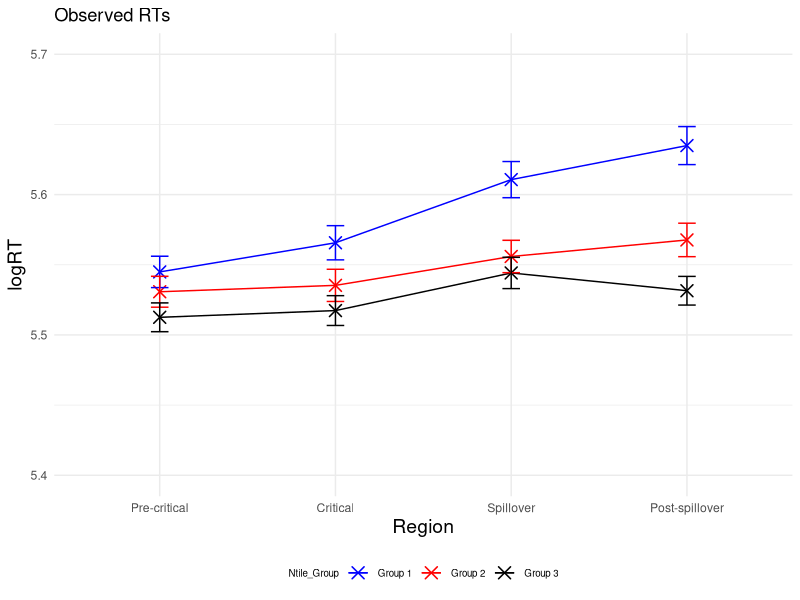
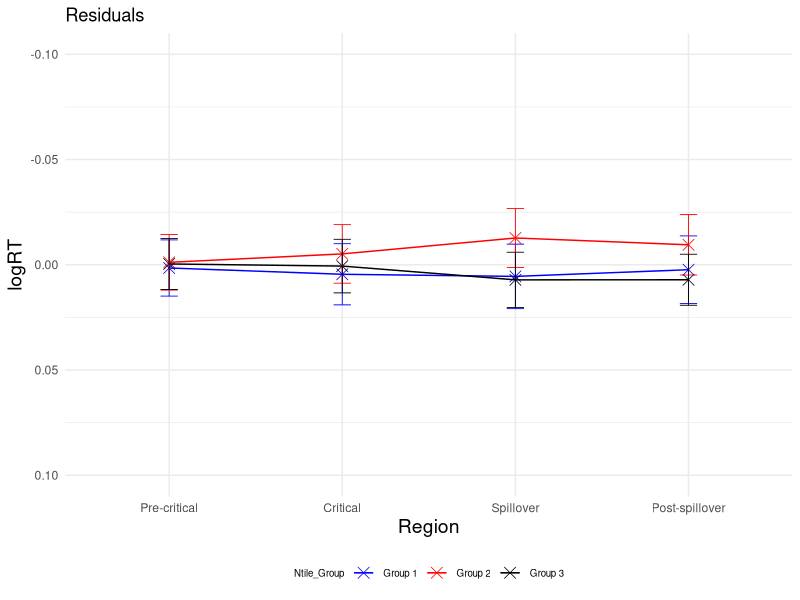
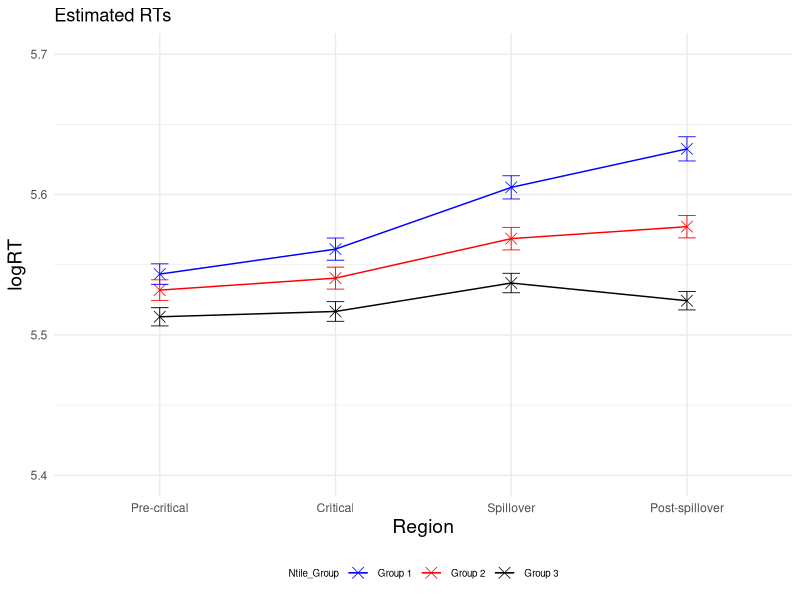
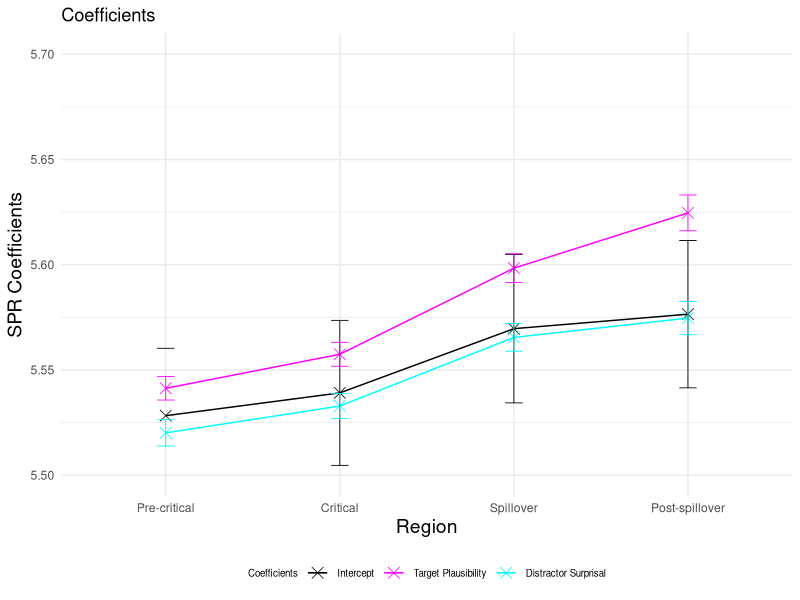
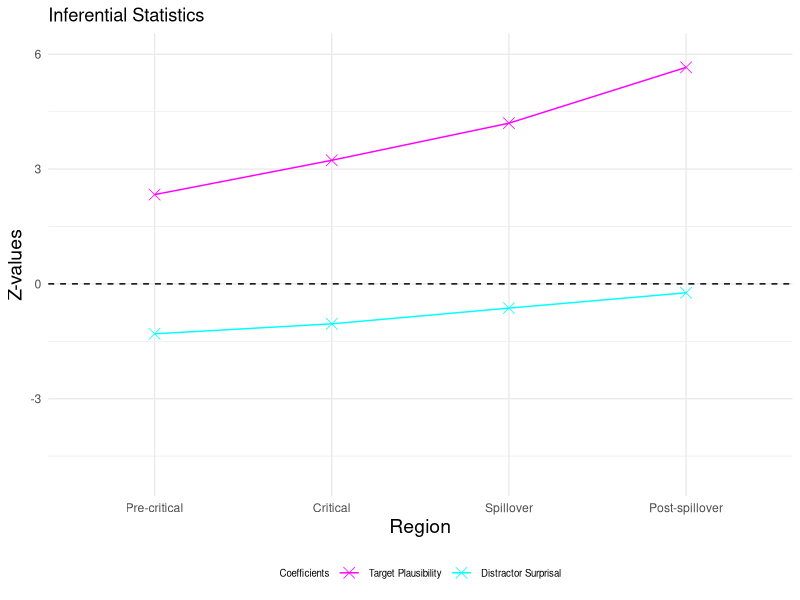
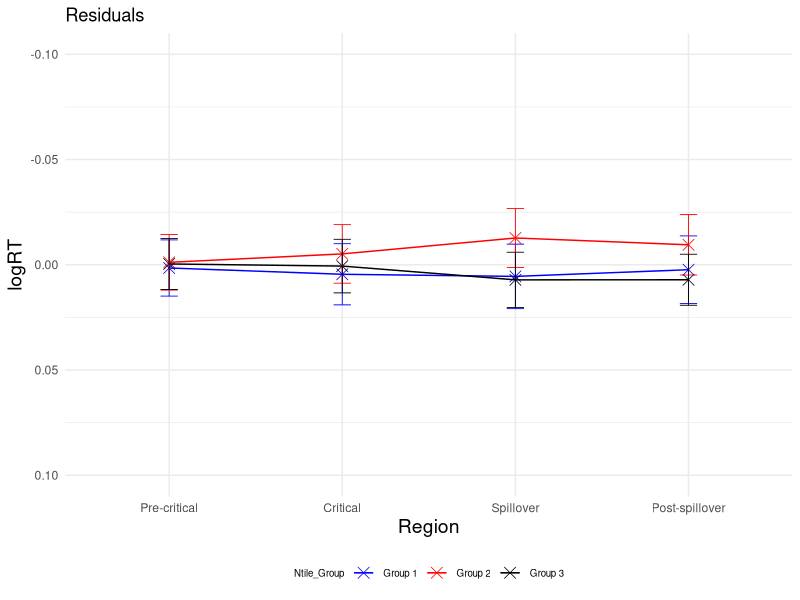
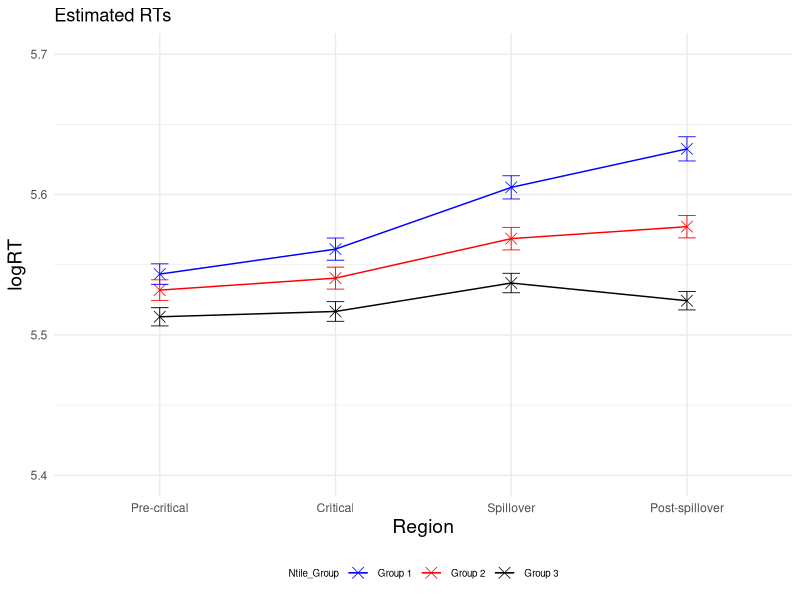
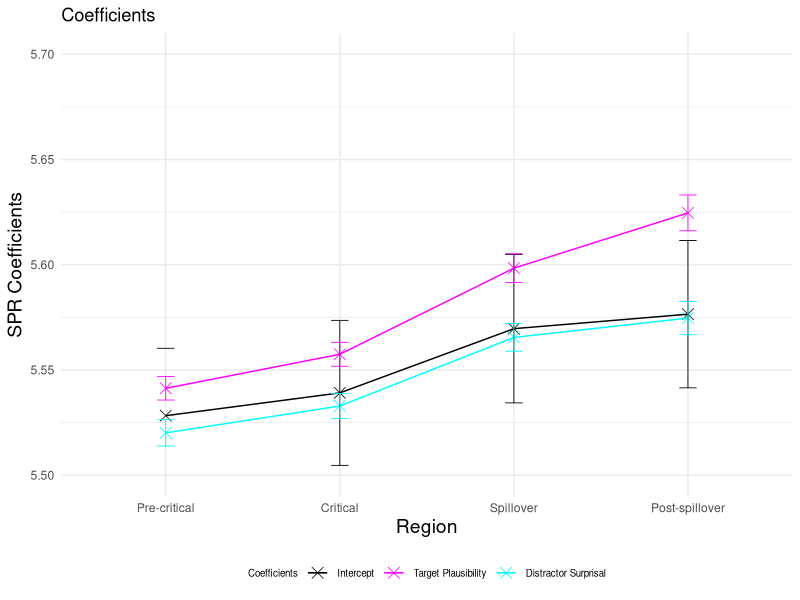

Reproduce these figures in R, in order.
### LMER ###
# load lme4 package
library(lme4)
library(lmerTest)
library(dplyr)
library(ggplot2)

setwd("~/Downloads/Master_Thesis/3_SPR_Study_2/ntile/")
GP6 <- read.csv("GP6SPR_processed.csv")

residuals <- data.frame(
  Region = character(0),
  Condition = character(0),
  Residual = numeric(0),
  SE_Residual = numeric(0)
)

logRT_estimated <- data.frame(
  Region = character(0),
  Condition = character(0),
  Estimated_logRT = numeric(0),
  SE_Estimated = numeric(0)
)

p_values <- data.frame(
  Region = character(0),
  p_value_plausibility_target = numeric(0),
  p_value_surprisal_distractor = numeric(0)
)

SPR_coefficients <- data.frame(
  Region = character(0),
  Estimate = character(0),
  Estimate_value = numeric(0),
  Estimate_error = numeric(0),
  Z_value = numeric(0)
)

regions <- c("Pre-critical", "Critical", "Spillover", "Post-spillover") 
conditions <- c("A", "B", "C")
ntile_groups <- c(1, 2, 3)

GP6$Ntile_Group <- ntile(GP6$Plaus_target_avg, 3)
#df<- GP6[, c("Condition", "Plaus_target_avg", "Ntile_Group")]

GP6$logRT <- log(GP6$ReadingTime)

averages <- GP6 %>%
  group_by(Region, Ntile_Group) %>%
  summarise(
    MeanReadingTime = mean(logRT, na.rm = TRUE), 
    SE = sd(logRT, na.rm = TRUE) / sqrt(n()))

averages <- averages %>% 
  filter(Region != "Pre-critical_2")
print(averages)

# Create a line plot with average log-transformed reading times
p <- ggplot(averages, aes(x = factor(Region, levels = c("Pre-critical", "Critical", "Spillover", "Post-spillover")), 
                          y = MeanReadingTime, color = as.factor(Ntile_Group), group = Ntile_Group)) + geom_point(shape = 4, size = 3.5, stroke = 0.8) + geom_line(linewidth=0.5) + ylim (5.4, 5.7)
p <- p + theme_minimal() + geom_errorbar(aes(ymin= MeanReadingTime-SE, ymax=MeanReadingTime+SE), width=.1, size=0.5) 
p <- p + scale_color_manual(name="Ntile_Group", labels=c("Group 1", "Group 2", "Group 3"), values=c("#0000FF", "#FF0000", "#000000"))
p <- p + theme(legend.position="bottom", legend.text=element_text(size=7), legend.title=element_text(size=7), axis.title.x = element_text(size = 14), axis.title.y = element_text(size = 14)) 
p <- p + labs(x="Region", y="logRT", title = "Observed RTs") 
p 

for (region in regions) 
{
  # Precritical region
  region_subset <- subset(GP6, Region == region)
  
  # standardise predictors
  region_subset$scaled_Plaus_per_region <- scale(region_subset$Plaus_target_avg)
  region_subset$scaled_Surprisaldist_per_region <- scale(region_subset$Surprisal_distractor)
  # invert predictor plausibility
  region_subset$inverted_scaled_Plaus_per_region <- (region_subset$scaled_Plaus_per_region) * (-1)
  #log transform reading times
  region_subset$logRT_per_region <- log(region_subset$ReadingTime)
  
  
  # define and run the linear mixed-effects regression model for the precritical region 
  model_per_region <- lmerTest::lmer(logRT_per_region ~ inverted_scaled_Plaus_per_region + scaled_Surprisaldist_per_region + 
                                       (1 + inverted_scaled_Plaus_per_region + scaled_Surprisaldist_per_region | Subject) + 
                                       (1 + inverted_scaled_Plaus_per_region + scaled_Surprisaldist_per_region | Item), data = region_subset)
  
  # print the summary of the model
  summary_per_region <- summary(model_per_region)
  print(summary_per_region)
  
  # calculate p-values
  p_values_per_region <- summary_per_region$coefficients[, "Pr(>|t|)"]
  new_row_p_value <- data.frame(Region = region, 
                                p_value_plausibility_target = p_values_per_region[2], 
                                p_value_surprisal_distractor = p_values_per_region[3])
  p_values <- rbind(p_values, new_row_p_value)
  
  # extract intercept and coefficients added to intercept
  coefficients_per_region <- summary_per_region$coefficients
  intercept <- coefficients_per_region["(Intercept)", 1]
  plaus_target_coeff <- coefficients_per_region["(Intercept)", 1] + coefficients_per_region["inverted_scaled_Plaus_per_region", 1]
  surprisal_distractor_coeff <- coefficients_per_region["(Intercept)", 1] + coefficients_per_region["scaled_Surprisaldist_per_region", 1]
  
  # add error bars for coefficients and intercept
  new_row_coefficient <- data.frame(Region = region, 
                                    Estimate = "Intercept", 
                                    Estimate_value = intercept, 
                                    Estimate_error = coefficients_per_region["(Intercept)", 2],
                                    Z_value = 0)
  SPR_coefficients <- rbind(SPR_coefficients, new_row_coefficient)
  
  new_row_coefficient <- data.frame(Region = region,
                                    Estimate = "Plausability",
                                    Estimate_value = plaus_target_coeff,
                                    Estimate_error = coefficients_per_region["inverted_scaled_Plaus_per_region", 2],
                                    Z_value = coefficients_per_region["inverted_scaled_Plaus_per_region", 1] / coefficients_per_region["inverted_scaled_Plaus_per_region", 2])
  SPR_coefficients <- rbind(SPR_coefficients, new_row_coefficient)
  
  new_row_coefficient <- data.frame(Region = region,
                                    Estimate = "Surprisal", 
                                    Estimate_value = surprisal_distractor_coeff, 
                                    Estimate_error = coefficients_per_region["scaled_Surprisaldist_per_region", 2],
                                    Z_value = coefficients_per_region["scaled_Surprisaldist_per_region", 1] / coefficients_per_region["scaled_Surprisaldist_per_region", 2])
  SPR_coefficients <- rbind(SPR_coefficients, new_row_coefficient)
  
  for (ntile_group in ntile_groups)
  {
    #####predict condition A, precritical#####
    region_per_condition <- subset(region_subset, Ntile_Group == ntile_group)
    region_per_condition$region_per_condition_Predicted <- predict(model_per_region, newdata = region_per_condition,  type = "response")
    
    # calculate residuals
    Residual_region_per_condition <- mean(region_per_condition$logRT_per_region) - mean(region_per_condition$region_per_condition_Predicted, na.rm = TRUE)
    
    # observed RT for condition A precritical
    region_per_condition_logRT_observed <- mean(region_per_condition$logRT_per_region)
    
    # estimated RT for condition A precritical
    region_per_condition_logRT_estimated <- mean(region_per_condition$region_per_condition_Predicted, na.rm = TRUE)
    
    # calculate standard error for residuals
    SE_residuals_region_per_condition <- sqrt(sd(region_per_condition$logRT, na.rm = TRUE)^2/length(region_per_condition$logRT) + sd(region_per_condition$region_per_condition_Predicted, na.rm = TRUE)^2/length(region_per_condition$region_per_condition_Predicted))
    
    new_row_residuals <- data.frame(Region = region, Ntile_Group = ntile_group, Residual = Residual_region_per_condition, SE_Residual = SE_residuals_region_per_condition)
    residuals <- rbind(residuals, new_row_residuals)
    
    # calculate standard error for logRT estimated
    SE_estimated_region_per_condition <- sd(region_per_condition$region_per_condition_Predicted, na.rm = TRUE) / sqrt(length(region_per_condition$region_per_condition_Predicted)) 
    
    new_row_logRT_estimated <- data.frame(Region = region, Ntile_Group = ntile_group, Estimated_logRT = region_per_condition_logRT_estimated, SE_Estimated = SE_estimated_region_per_condition)
    logRT_estimated <- rbind(logRT_estimated, new_row_logRT_estimated)
  }
}


# plot residuals
# Create a line plot 
p <- ggplot(residuals, aes(x = factor(Region, levels = c("Pre-critical", "Critical", "Spillover", "Post-spillover")), 
                           y = Residual, color = as.factor(Ntile_Group), group = Ntile_Group)) + geom_point(shape = 4, size = 3.5, stroke = 0.4) + geom_line(linewidth=0.5) + ylim (0.10, -0.10)
p <- p + theme_minimal() + geom_errorbar(aes(ymin=Residual-SE_Residual, ymax=Residual+SE_Residual), width=.1, size=0.3) 
p <- p + scale_color_manual(name="Ntile_Group", labels=c("Group 1", "Group 2", "Group 3"), values=c("#0000FF", "#FF0000", "#000000"))
p <- p + labs(x="Region", y="logRT", title = "Residuals") 
p <- p + theme(legend.position="bottom", legend.text=element_text(size=7), legend.title=element_text(size=7), axis.title.x = element_text(size = 14), axis.title.y = element_text(size = 14)) 
p 

ggsave("Residuals_Plot.pdf", p, width=4, height=4)


# plot estimated logRTs
# Create a line plot 
p <- ggplot(logRT_estimated, aes(x = factor(Region, levels = c("Pre-critical", "Critical", "Spillover", "Post-spillover")), 
                                 y = Estimated_logRT, color = as.factor(Ntile_Group), group = Ntile_Group)) + geom_point(shape = 4, size = 3.5, stroke = 0.4) + geom_line(linewidth=0.5) + ylim (5.4, 5.7)
p <- p + theme_minimal() + geom_errorbar(aes(ymin=Estimated_logRT-SE_Estimated, ymax=Estimated_logRT+SE_Estimated), width=.1, size=0.3) 
p <- p + scale_color_manual(name="Ntile_Group", labels=c("Group 1", "Group 2", "Group 3"), values=c("#0000FF", "#FF0000", "#000000"))
p <- p + labs(x="Region", y="logRT", title = "Estimated RTs") 
p <- p + theme(legend.position="bottom", legend.text=element_text(size=7), legend.title=element_text(size=7), axis.title.x = element_text(size = 14), axis.title.y = element_text(size = 14)) 
p 
ggsave("Estimated_RTs_Plot.pdf", p, width=4, height=4)


# plot intercept and coefficients added to intercept
p <- ggplot(SPR_coefficients, aes(x = factor(Region, levels = c("Pre-critical", "Critical", "Spillover", "Post-spillover")), 
                                  y = Estimate_value, color = Estimate, group = Estimate)) + geom_point(shape = 4, size = 3.5, stroke = 0.4) + geom_line(linewidth=0.5) + ylim (5.5, 5.7)
p <- p + theme_minimal() + geom_errorbar(aes(ymin=Estimate_value-Estimate_error, ymax=Estimate_value+Estimate_error), width=.1, size=0.3) 
p <- p + scale_color_manual(name="Coefficients", labels=c("Intercept", "Target Plausibility", "Distractor Surprisal"), values=c("#000000", "#FF00FF", "#00FFFF"))
p <- p + labs(x="Region", y="SPR Coefficients", title = "Coefficients") 
p <- p + theme(legend.position="bottom", legend.text=element_text(size=7), legend.title=element_text(size=7), axis.title.x = element_text(size = 14), axis.title.y = element_text(size = 14)) 
p 
ggsave("Intercept_Coefficients_Plot.pdf", p, width=4, height=4)


# plot effect sizes (z-vaues)
Effect_sizes <- subset(SPR_coefficients, Estimate != 'Intercept')

p <- ggplot(Effect_sizes, aes(x = factor(Region, levels = c("Pre-critical", "Critical", "Spillover", "Post-spillover")), 
                              y = Z_value, color = Estimate, group = Estimate)) + geom_point(shape = 4, size = 3.5, stroke = 0.4) + geom_line(linewidth=0.5) + ylim (-5, 6)
p <- p + geom_hline(yintercept=0, linetype=2)
p <- p + theme_minimal()
p <- p + scale_color_manual(name="Coefficients", labels=c( "Target Plausibility", "Distractor Surprisal"), values=c("#FF00FF", "#00FFFF"))
p <- p + labs(x="Region", y="Z-values", title = "Inferential Statistics") 
p <- p + theme(legend.position="bottom", legend.text=element_text(size=7), legend.title=element_text(size=7), axis.title.x = element_text(size = 14), axis.title.y = element_text(size = 14)) 
p 
ggsave("Z_values_Plot.pdf", p, width=4, height=4)
